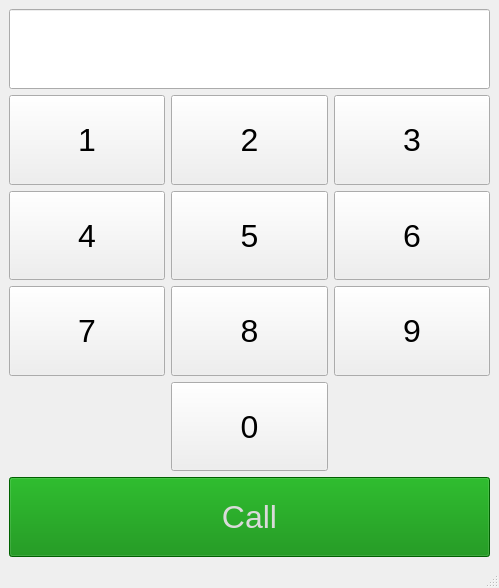
<?xml version="1.0" encoding="UTF-8"?>
<ui version="4.0">
 <class>MainWindow</class>
 <widget class="QMainWindow" name="MainWindow">
  <property name="geometry">
   <rect>
    <x>0</x>
    <y>0</y>
    <width>499</width>
    <height>588</height>
   </rect>
  </property>
  <property name="windowTitle">
   <string>MainWindow</string>
  </property>
  <widget class="QWidget" name="centralwidget">
   <layout class="QGridLayout" name="gridLayout_2">
    <item row="1" column="0">
     <layout class="QVBoxLayout" name="verticalLayout">
      <item>
       <layout class="QGridLayout" name="gridLayout">
        <item row="9" column="1">
         <widget class="QPushButton" name="pushButton_10">
          <property name="sizePolicy">
           <sizepolicy hsizetype="Minimum" vsizetype="Expanding">
            <horstretch>0</horstretch>
            <verstretch>0</verstretch>
           </sizepolicy>
          </property>
          <property name="font">
           <font>
            <pointsize>24</pointsize>
           </font>
          </property>
          <property name="text">
           <string>0</string>
          </property>
         </widget>
        </item>
        <item row="2" column="0">
         <widget class="QPushButton" name="pushButton">
          <property name="sizePolicy">
           <sizepolicy hsizetype="Minimum" vsizetype="Expanding">
            <horstretch>0</horstretch>
            <verstretch>0</verstretch>
           </sizepolicy>
          </property>
          <property name="font">
           <font>
            <pointsize>24</pointsize>
           </font>
          </property>
          <property name="text">
           <string>1</string>
          </property>
         </widget>
        </item>
        <item row="5" column="0">
         <widget class="QPushButton" name="pushButton_4">
          <property name="sizePolicy">
           <sizepolicy hsizetype="Minimum" vsizetype="Expanding">
            <horstretch>0</horstretch>
            <verstretch>0</verstretch>
           </sizepolicy>
          </property>
          <property name="font">
           <font>
            <pointsize>24</pointsize>
           </font>
          </property>
          <property name="text">
           <string>4</string>
          </property>
         </widget>
        </item>
        <item row="8" column="1">
         <widget class="QPushButton" name="pushButton_8">
          <property name="sizePolicy">
           <sizepolicy hsizetype="Minimum" vsizetype="Expanding">
            <horstretch>0</horstretch>
            <verstretch>0</verstretch>
           </sizepolicy>
          </property>
          <property name="font">
           <font>
            <pointsize>24</pointsize>
           </font>
          </property>
          <property name="text">
           <string>8</string>
          </property>
         </widget>
        </item>
        <item row="8" column="2">
         <widget class="QPushButton" name="pushButton_9">
          <property name="sizePolicy">
           <sizepolicy hsizetype="Minimum" vsizetype="Expanding">
            <horstretch>0</horstretch>
            <verstretch>0</verstretch>
           </sizepolicy>
          </property>
          <property name="font">
           <font>
            <pointsize>24</pointsize>
           </font>
          </property>
          <property name="text">
           <string>9</string>
          </property>
         </widget>
        </item>
        <item row="8" column="0">
         <widget class="QPushButton" name="pushButton_7">
          <property name="sizePolicy">
           <sizepolicy hsizetype="Minimum" vsizetype="Expanding">
            <horstretch>0</horstretch>
            <verstretch>0</verstretch>
           </sizepolicy>
          </property>
          <property name="font">
           <font>
            <pointsize>24</pointsize>
           </font>
          </property>
          <property name="text">
           <string>7</string>
          </property>
         </widget>
        </item>
        <item row="5" column="2">
         <widget class="QPushButton" name="pushButton_6">
          <property name="sizePolicy">
           <sizepolicy hsizetype="Minimum" vsizetype="Expanding">
            <horstretch>0</horstretch>
            <verstretch>0</verstretch>
           </sizepolicy>
          </property>
          <property name="font">
           <font>
            <pointsize>24</pointsize>
           </font>
          </property>
          <property name="text">
           <string>6</string>
          </property>
         </widget>
        </item>
        <item row="2" column="2">
         <widget class="QPushButton" name="pushButton_3">
          <property name="sizePolicy">
           <sizepolicy hsizetype="Minimum" vsizetype="Expanding">
            <horstretch>0</horstretch>
            <verstretch>0</verstretch>
           </sizepolicy>
          </property>
          <property name="font">
           <font>
            <pointsize>24</pointsize>
           </font>
          </property>
          <property name="text">
           <string>3</string>
          </property>
         </widget>
        </item>
        <item row="5" column="1">
         <widget class="QPushButton" name="pushButton_5">
          <property name="sizePolicy">
           <sizepolicy hsizetype="Minimum" vsizetype="Expanding">
            <horstretch>0</horstretch>
            <verstretch>0</verstretch>
           </sizepolicy>
          </property>
          <property name="font">
           <font>
            <pointsize>24</pointsize>
           </font>
          </property>
          <property name="text">
           <string>5</string>
          </property>
         </widget>
        </item>
        <item row="2" column="1">
         <widget class="QPushButton" name="pushButton_2">
          <property name="sizePolicy">
           <sizepolicy hsizetype="Minimum" vsizetype="Expanding">
            <horstretch>0</horstretch>
            <verstretch>0</verstretch>
           </sizepolicy>
          </property>
          <property name="font">
           <font>
            <pointsize>24</pointsize>
           </font>
          </property>
          <property name="text">
           <string>2</string>
          </property>
         </widget>
        </item>
       </layout>
      </item>
      <item>
       <widget class="QPushButton" name="pushButton_11">
        <property name="minimumSize">
         <size>
          <width>80</width>
          <height>80</height>
         </size>
        </property>
        <property name="font">
         <font>
          <pointsize>24</pointsize>
         </font>
        </property>
        <property name="styleSheet">
         <string notr="true">background-color: rgb(0, 135, 0);
color:rgb(218, 218, 218)</string>
        </property>
        <property name="text">
         <string>Call</string>
        </property>
       </widget>
      </item>
     </layout>
    </item>
    <item row="0" column="0">
     <widget class="QLineEdit" name="lineEdit">
      <property name="minimumSize">
       <size>
        <width>0</width>
        <height>80</height>
       </size>
      </property>
      <property name="font">
       <font>
        <pointsize>24</pointsize>
       </font>
      </property>
      <property name="inputMask">
       <string/>
      </property>
      <property name="text">
       <string/>
      </property>
      <property name="alignment">
       <set>Qt::AlignRight|Qt::AlignTrailing|Qt::AlignVCenter</set>
      </property>
     </widget>
    </item>
   </layout>
  </widget>
  <widget class="QMenuBar" name="menubar">
   <property name="geometry">
    <rect>
     <x>0</x>
     <y>0</y>
     <width>499</width>
     <height>21</height>
    </rect>
   </property>
  </widget>
  <widget class="QStatusBar" name="statusbar"/>
 </widget>
 <resources/>
 <connections>
  <connection>
   <sender>pushButton</sender>
   <signal>clicked()</signal>
   <receiver>MainWindow</receiver>
   <slot>add1()</slot>
   <hints>
    <hint type="sourcelabel">
     <x>106</x>
     <y>150</y>
    </hint>
    <hint type="destinationlabel">
     <x>80</x>
     <y>421</y>
    </hint>
   </hints>
  </connection>
  <connection>
   <sender>pushButton_2</sender>
   <signal>clicked()</signal>
   <receiver>MainWindow</receiver>
   <slot>add2()</slot>
   <hints>
    <hint type="sourcelabel">
     <x>259</x>
     <y>155</y>
    </hint>
    <hint type="destinationlabel">
     <x>117</x>
     <y>425</y>
    </hint>
   </hints>
  </connection>
  <connection>
   <sender>pushButton_3</sender>
   <signal>clicked()</signal>
   <receiver>MainWindow</receiver>
   <slot>add3()</slot>
   <hints>
    <hint type="sourcelabel">
     <x>403</x>
     <y>166</y>
    </hint>
    <hint type="destinationlabel">
     <x>23</x>
     <y>396</y>
    </hint>
   </hints>
  </connection>
  <connection>
   <sender>pushButton_4</sender>
   <signal>clicked()</signal>
   <receiver>MainWindow</receiver>
   <slot>add4()</slot>
   <hints>
    <hint type="sourcelabel">
     <x>54</x>
     <y>248</y>
    </hint>
    <hint type="destinationlabel">
     <x>31</x>
     <y>436</y>
    </hint>
   </hints>
  </connection>
  <connection>
   <sender>pushButton_5</sender>
   <signal>clicked()</signal>
   <receiver>MainWindow</receiver>
   <slot>add5()</slot>
   <hints>
    <hint type="sourcelabel">
     <x>281</x>
     <y>252</y>
    </hint>
    <hint type="destinationlabel">
     <x>149</x>
     <y>442</y>
    </hint>
   </hints>
  </connection>
  <connection>
   <sender>pushButton_6</sender>
   <signal>clicked()</signal>
   <receiver>MainWindow</receiver>
   <slot>add6()</slot>
   <hints>
    <hint type="sourcelabel">
     <x>368</x>
     <y>235</y>
    </hint>
    <hint type="destinationlabel">
     <x>471</x>
     <y>392</y>
    </hint>
   </hints>
  </connection>
  <connection>
   <sender>pushButton_7</sender>
   <signal>clicked()</signal>
   <receiver>MainWindow</receiver>
   <slot>add7()</slot>
   <hints>
    <hint type="sourcelabel">
     <x>132</x>
     <y>323</y>
    </hint>
    <hint type="destinationlabel">
     <x>369</x>
     <y>417</y>
    </hint>
   </hints>
  </connection>
  <connection>
   <sender>pushButton_8</sender>
   <signal>clicked()</signal>
   <receiver>MainWindow</receiver>
   <slot>add8()</slot>
   <hints>
    <hint type="sourcelabel">
     <x>202</x>
     <y>335</y>
    </hint>
    <hint type="destinationlabel">
     <x>420</x>
     <y>409</y>
    </hint>
   </hints>
  </connection>
  <connection>
   <sender>pushButton_9</sender>
   <signal>clicked()</signal>
   <receiver>MainWindow</receiver>
   <slot>add9()</slot>
   <hints>
    <hint type="sourcelabel">
     <x>389</x>
     <y>335</y>
    </hint>
    <hint type="destinationlabel">
     <x>476</x>
     <y>426</y>
    </hint>
   </hints>
  </connection>
  <connection>
   <sender>pushButton_11</sender>
   <signal>clicked()</signal>
   <receiver>MainWindow</receiver>
   <slot>makeCall()</slot>
   <hints>
    <hint type="sourcelabel">
     <x>387</x>
     <y>515</y>
    </hint>
    <hint type="destinationlabel">
     <x>398</x>
     <y>453</y>
    </hint>
   </hints>
  </connection>
  <connection>
   <sender>pushButton_10</sender>
   <signal>clicked()</signal>
   <receiver>MainWindow</receiver>
   <slot>add0()</slot>
   <hints>
    <hint type="sourcelabel">
     <x>292</x>
     <y>444</y>
    </hint>
    <hint type="destinationlabel">
     <x>349</x>
     <y>445</y>
    </hint>
   </hints>
  </connection>
 </connections>
 <slots>
  <slot>add1()</slot>
  <slot>add2()</slot>
  <slot>add3()</slot>
  <slot>add4()</slot>
  <slot>add5()</slot>
  <slot>add6()</slot>
  <slot>add7()</slot>
  <slot>add8()</slot>
  <slot>add9()</slot>
  <slot>add0()</slot>
  <slot>makeCall()</slot>
 </slots>
</ui>
